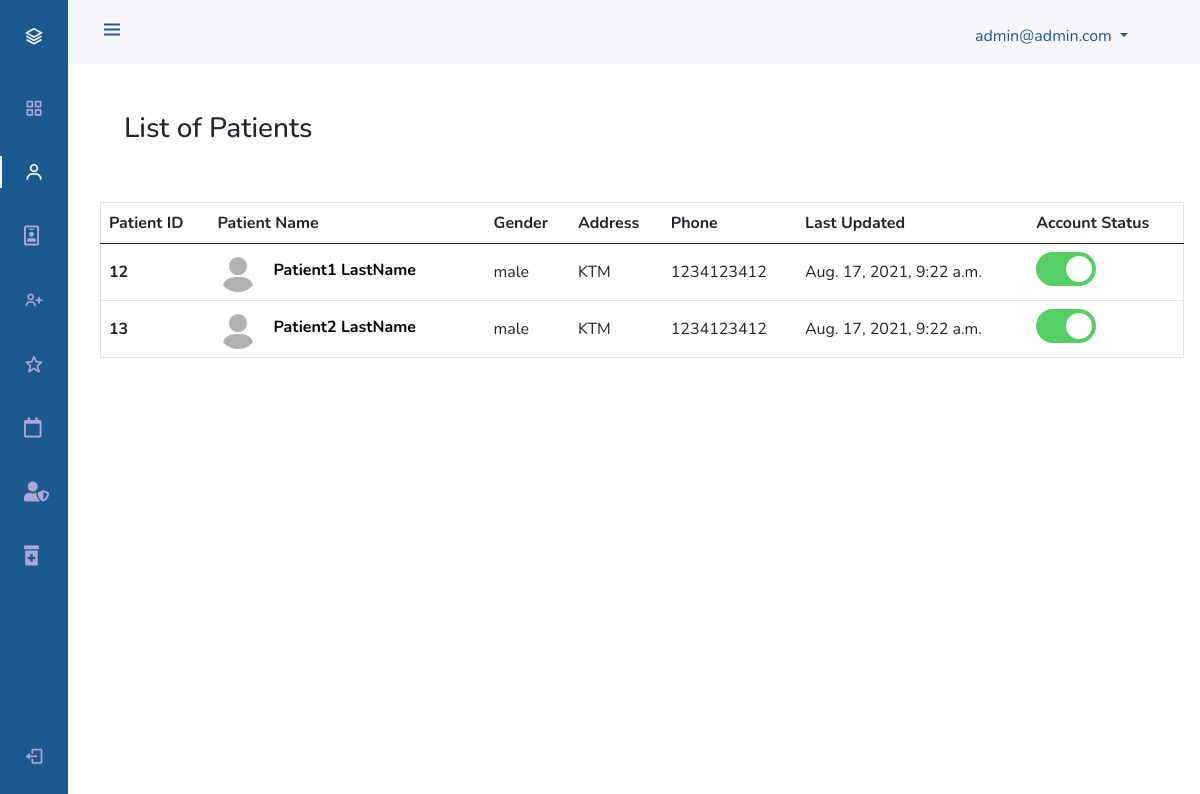
The page /admindashboard/patients/ (signed in) on the database its author committed.
### accounts/models.py (models this page shows, shortened)
class User(AbstractUser):
    GENDER_CHOICES = (
    (0, 'male'),
    (1, 'female'),
    (2, 'not specified'),
)
    username = None
    is_doctor = models.BooleanField(default=False)
    is_patient = models.BooleanField(default=True)
    first_name = models.CharField(max_length=100)
    last_name = models.CharField(max_length=100)
    email = models.EmailField(max_length=40,unique=True)
    phone_number = models.CharField(max_length=20)
    address = models.CharField(max_length=100)
    dob = models.DateField(auto_now_add=False,null=True,blank=False)
    gender = models.IntegerField(choices=GENDER_CHOICES,null=False)
    created_at = models.DateTimeField(auto_now_add=True)
    updated_at = models.DateTimeField(auto_now_add=True)
    is_active = models.BooleanField(default=False)
    USERNAME_FIELD = 'email'
    REQUIRED_FIELDS = []
    objects = UserManager()

class Patient(models.Model):
    user = models.OneToOneField(User,on_delete=models.CASCADE,primary_key=True)
    slug = models.SlugField(max_length=50,unique=True)
    blood = models.CharField(max_length=100)

class PatientProfile(models.Model):
    user = models.OneToOneField(User,on_delete=models.CASCADE)
    address_1 =  models.CharField(max_length=100,blank=True)
    address_2 =  models.CharField(max_length=100,blank=True)
    profile_pic = models.ImageField(blank=True, upload_to='profile/patient',default='profile/default_user.jpg')

### admins/decorators.py (the view)
    def wrapper_function(request, *args, **kwargs):
        if not request.user.is_superuser:
            return redirect('/admindashboard/login')
        else:
            return view_function(request, *args, **kwargs)

### admins/views.py (called while the page is built)
@is_user_admin
def adminPatient(request):
    patient = Patient.objects.all()
    context = {
        'patient_list':patient
    }
    return render(request,'admindashboard/patient.html',context)

### templates/admindashboard/patient.html (shortened to what this page needs)
{% extends "adminBase.html"%} {% load static %}
{% block content %}
{% include 'includes/admin_header.html' %}
    {% include 'includes/admin_sidebar.html' %}
    <div class="pt-5 mt-5" >
        <div class="row container pb-5">
            <h3 class="text">List of Patients</h3>
            <br>
        </div>
            </div>
            <div class="row pb-2">
                <div class="col ">
                    <table class="table table-hover border" >
                        <thead>
                          <tr class="">
                            <th scope="col">Patient ID</th>
                            <th scope="col">Patient Name</th>
                            <th scope="col" >Gender</th>
                            <th scope="col">Address</th>
                            <th scope="col">Phone</th>
                            <th scope="col">Last Updated</th>
                            <th scope="col">Account Status</th>
                          </tr>
                        </thead>
                        <tbody>
                            {% for patient in patient_list %}
                          <tr>
                              <th class="pt-3">{{patient.user.id}}</th>
                            <th scope="row">
                                <a href="#" class="name"> <img src="{{patient.user.patientprofile.profile_pic.url}}" width="40px" class="rounded-circle" alt=""><span class="m-3">{{patient.user.first_name}} {{patient.user.last_name}}</span></a>
                            </th>
                            <td class="pt-3">{{patient.user.get_gender_display}}</td>
                            <td class="pt-3">{{patient.user.address}}</td>
                            <td class="pt-3">{{patient.user.phone_number}}</td>
                            <td class="pt-3">{{patient.user.updated_at}}</td>
                            <td>
                                <label class="switch">
                                    <span class="slider round"></span>
                                </label>
                            </td>
                          </tr>
                          {% endfor %}
                        </tbody>
                      </table>
                </div>
        </div>
    {% endblock %}

### templates/includes/admin_header.html (shortened to what this page needs)
{% load static %}
<header class="header" id="header">
    <div class="header_toggle"> <i class='bx bx-menu' id="header-toggle"></i> </div>
    <ul>
        <li class="nav-item dropdown pt-4 m-4">
            <a class="nav-link dropdown-toggle w-25" href="#" id="navbarDropdownMenuLink" role="button" data-bs-toggle="dropdown" aria-expanded="false" style="color: #1B5A90;">
              <span class="">
              </span>
              {{user.email}}
            </a>
          </li>
    </ul>
</header>

### static/css/admin.css (style rules this page uses)
:root { --header-height: 3rem; --nav-width: 68px; --first-color: #1B5A90; --first-color-light: #AFA5D9; --white-color: #F7F6FB; --body-font: 'Nunito', sans-serif; --normal-font-size: 1rem; --z-fixed: 100 }
body { position: relative; margin: var(--header-height) 0 0 0; padding: 0 1rem; font-family: var(--body-font); font-size: var(--normal-font-size); transition: .5s }
.header { width: 100%; height: var(--header-height); position: fixed; top: 0; left: 0; display: flex; align-items: center; justify-content: space-between; padding: 0 1rem; background-color: var(--white-color); z-index: var(--z-fixed); transition: .5s }
.header_toggle { color: var(--first-color); font-size: 1.5rem; cursor: pointer }
@media screen and (min-width: 768px) { body { margin: calc(var(--header-height) + 1rem) 0 0 0; padding-left: calc(var(--nav-width) + 2rem) } }
@media screen and (min-width: 768px) { .header { height: calc(var(--header-height) + 1rem); padding: 0 2rem 0 calc(var(--nav-width) + 2rem) } }
#header ul li { list-style: none; }
.name { text-decoration: none; color: black; }
.switch { position: relative; display: inline-block; width: 60px; height: 34px; }
.slider { position: absolute; cursor: pointer; top: 0; left: 0; right: 0; bottom: 0; background-color: #e0001a; -webkit-transition: .4s; transition: .4s; }
.slider:before { position: absolute; content: ""; height: 26px; width: 26px; left: 4px; bottom: 4px; background-color: white; -webkit-transition: .4s; transition: .4s; }
input:checked + .slider { background-color: #55ce63; }
input:checked + .slider:before { -webkit-transform: translateX(26px); -ms-transform: translateX(26px); transform: translateX(26px); }
.slider.round { border-radius: 34px; }
.slider.round:before { border-radius: 50%; }

### rows shown on the page
User: email "admin@admin.com"
Patient: user.id "12", user.patientprofile.profile_pic (placeholder picture), user.first_name "Patient1", user.last_name "LastName", user.gender "male", user.address "KTM", user.phone_number "1234123412", user.updated_at "Aug. 17, 2021, 9:22 a.m."
Patient: user.id "13", user.patientprofile.profile_pic (placeholder picture), user.first_name "Patient2", user.last_name "LastName", user.gender "male", user.address "KTM", user.phone_number "1234123412", user.updated_at "Aug. 17, 2021, 9:22 a.m."
